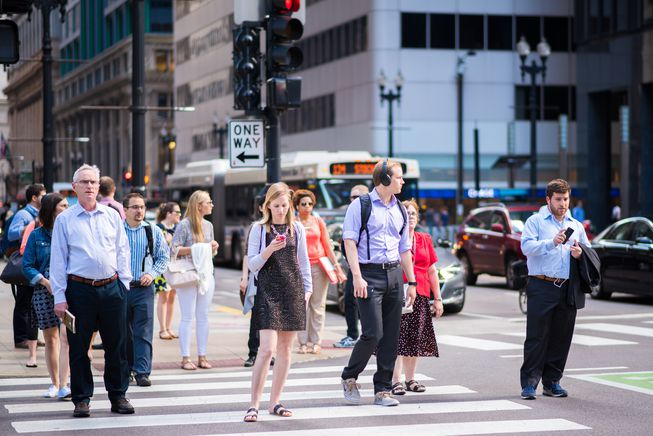
#> input picture street.jpg, 653 x 436 px
$ python openCv1.py
#> lines starting #> are read from the running program, lines starting #| are printed output that depends on the picture; after the words box and inside, x2 and y2 are one past the last pixel; in counts of white or black regions, pixels touching at a corner belong together
"opencv functions"
import cv2
import numpy as np

img = cv2.imread("street.jpg")
#> img is the input picture: shape (436, 653, 3); mean B, G, R 123.8, 112.8, 114.6
kernel = np.ones((5,5),np.uint8)
'''kernel = np.ones((5, 5), np.uint8): This line creates a NumPy array named kernel, which is a 5x5 matrix filled with ones and of data type np.uint8. This is a common operation in image processing used for tasks like morphological operations, filtering, and convolution.'''


imgGRAY = cv2.cvtColor(img,cv2.COLOR_BGR2GRAY)
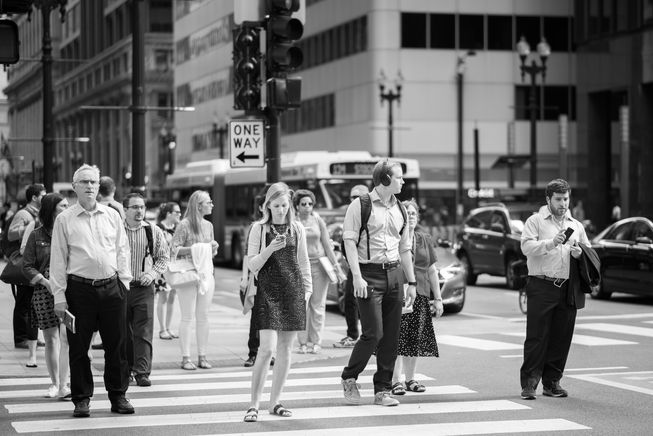
#> imgGRAY: shape (436, 653); min 0, max 255, mean 114.6
'''cv2.COLOR_BGR2GRAY - converts colored image to gray color'''

imgBLUR = cv2.GaussianBlur(imgGRAY,(3,7),0)
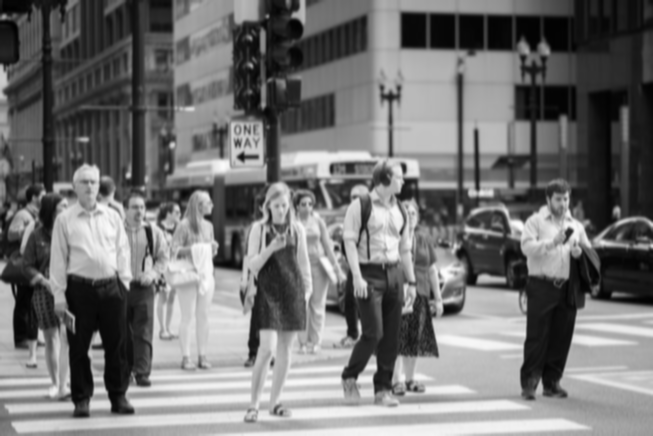
#> imgBLUR: shape (436, 653); min 1, max 252, mean 114.6
'''This line of code applies a Gaussian blur to the grayscale image "imgGRAY" using a kernel size of (3,7) and a standard deviation of 0 '''

imgCanny = cv2.Canny(imgBLUR,150,200)
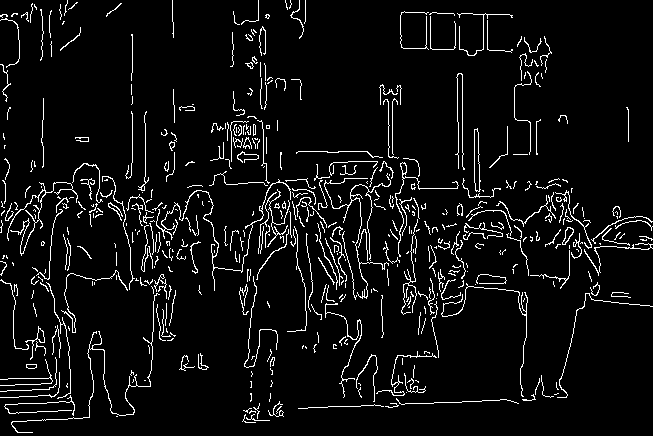
#> imgCanny: shape (436, 653); 5.9% white in thin lines or dots
'''The Canny edge detector is an edge detection operator that uses a multi-stage algorithm to detect a wide range of edges in images'''

imgDialation = cv2.dilate(imgCanny,kernel,iterations=1)
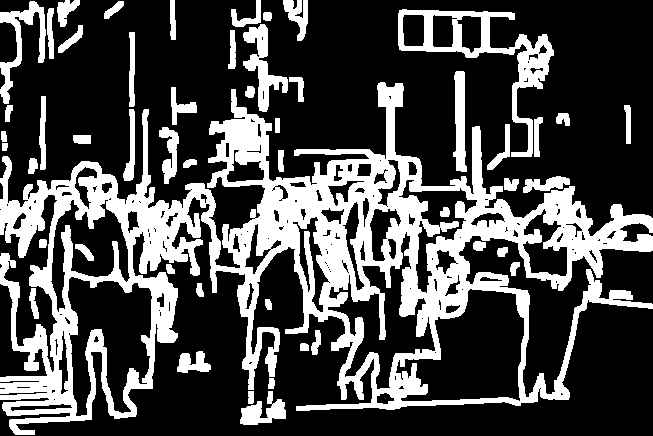
#> imgDialation: shape (436, 653); 29.2% white; 51 white regions, largest, box (x1, y1, x2, y2) and area: (0, 82, 653, 435) 65199, (398, 9, 554, 157) 4187, (243, 24, 288, 112) 1435
'''used is increase the thickness of image
n OpenCV Python, dilation is a morphological operation that is used to gradually enlarge (or 'dilate') the white regions (or objects) of an image while shrinking the black (or background) areas.

Here are a few reasons why we use image dilation:

Remove small black spots or noise: Image dilations can fill small holes caused by white noise on black objects, thus could be used to clean the image.

Join connected components: Dilations can connect nearby regions of an object. For example, in text analysis, if you have characters that are very close together, dilation could join them together into one object.

Enhance white area: If certain features of the object that are pale and not clearly visible, dilation can be used to enhance those areas'''

imgEroded = cv2.erode(imgDialation,kernel,iterations=1)
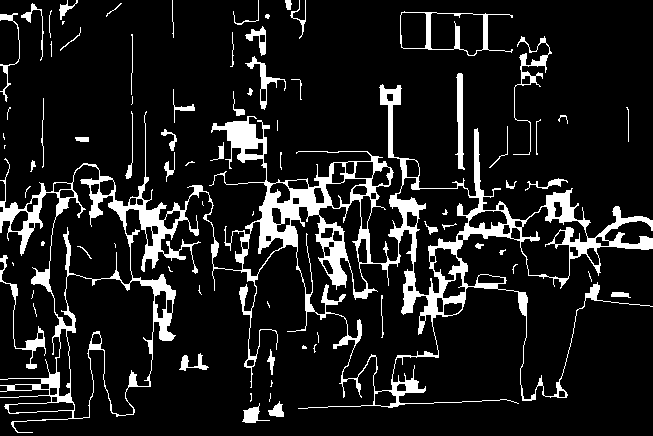
#> imgEroded: shape (436, 653); 11.5% white; 77 white regions (29 under 20 px), largest, box (x1, y1, x2, y2) and area: (0, 84, 653, 433) 26215, (400, 11, 513, 56) 774, (513, 36, 552, 155) 585
"Boundary Extraction: Erosion operation could also help to find the boundary of an object."

'''cv2.imshow("Gray image",imgGRAY)
cv2.imshow("Blur image",imgBLUR)'''
cv2.imshow("Canny image",imgCanny)
cv2.imshow("diation image",imgDialation)
cv2.imshow("eroded image",imgEroded)
cv2.waitKey(0)
